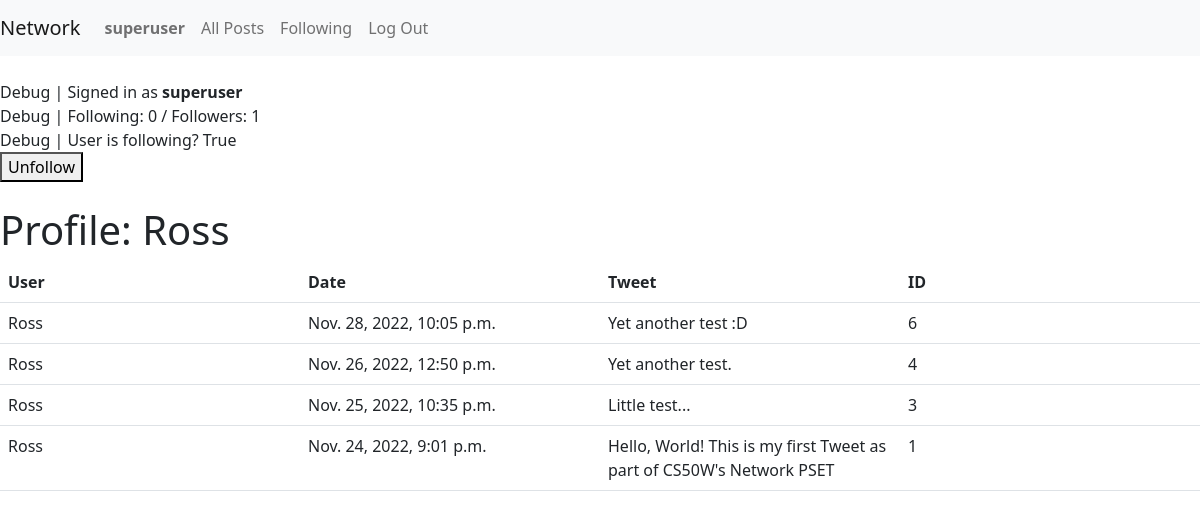
The app's page /profile/1 (signed in) with its own data.
### network/models.py (models this page shows)
class User(AbstractUser):
    pass

class Tweet(models.Model):
    author = models.ForeignKey(User, on_delete=models.CASCADE)
    tweetText = models.CharField(max_length=255)
    posted = models.DateTimeField(auto_now_add=True)
    def __str__(self):
        return f"{self.author}{self.tweetText}"

### network/views.py (the view)
# urls.py: path("profile/<int:user_id>", views.profile, name="profile"),
def profile(request, user_id):
    profile = User.objects.get(id=user_id)
    if Follow.objects.filter(user=user_id, followed_by=request.user).exists():
        print("ya")
        following_status = True
    else:
        print("na")
        following_status = False
    followList = []
    following = request.user.following.all()
    for x in following:
        followList.append(x.user.id)
    profile = User.objects.get(id=user_id)
    if profile.id in followList:
        print("You are following")
    else:
        print("You are NOT following")
    tweets = Tweet.objects.filter(author=user_id).order_by('-posted')
    print(tweets)
    return render(request, "network/profile.html", {
        "x": profile.username,
        "tweets": tweets,
        "following": profile.following.all().count(),
        "followedBy": Follow.objects.filter(user=user_id).count(),
        "following_status": following_status
    })

### network/templates/network/profile.html (shortened to what this page needs)
{% extends "network/layout.html" %}
{% block body %}
<br>
Debug | Signed in as <strong>{{ user.username }}</strong>
<br>
Debug | Following: {{ following }} / Followers: {{ followedBy }}
<br>
Debug | User is following? {{ following_status }}
<br>
{% if following_status == True %}
<button type="button" onclick="followUnfollow()">Unfollow</button>
{% elif following_status == False %}
<button type="button" onclick="followUnfollow()">Follow</button>
{% endif %}
<br>
<br>
<h1>Profile: {{x}}</h1>
<table class="table">
  <thead>
  <tr>
    <th>User</th>
    <th>Date</th>
    <th>Tweet</th>
    <th>ID</th>
</tr>
</thead>
{% for tweet in tweets %}
<tr>
  <td>{{tweet.author}}</td>
  <td>{{tweet.posted}}</td>
  <td>{{tweet.tweetText}}</td>
  <td>{{tweet.id}}</td>
  </tr>
  {% endfor %}
</table>
{% endblock %}

### network/templates/network/layout.html (shortened to what this page needs)
{% load static %}
<!DOCTYPE html>
<html lang="en">
    <head>
            <link href="https://cdn.jsdelivr.net/npm/bootstrap@5.2.3/dist/css/bootstrap.min.css" rel="stylesheet">
            <link rel="stylesheet" href="{% static 'network/styles.css' %}"/>
    </head>
    <body>
        <nav class="navbar navbar-expand-lg navbar-light bg-light">
            <a class="navbar-brand" href="{% url 'index' %}">Network</a>
            <div>
              <ul class="navbar-nav mr-auto">
                {% if user.is_authenticated %}
                    <li class="nav-item">
                        <a class="nav-link" href="{% url 'profile' user_id=user.id%}"><strong>{{ user.username }}</strong></a>
                    </li>
                {% endif %}
                <li class="nav-item">
                  <a class="nav-link" href="{% url 'allPosts' %}">All Posts</a>
                </li>
                {% if user.is_authenticated %}
                    <li class="nav-item">
                        <a class="nav-link" href="{% url 'following' %}">Following</a>
                    </li>
                    <li class="nav-item">
                        <a class="nav-link" href="{% url 'logout' %}">Log Out</a>
                    </li>
                {% endif %}
              </ul>
            </div>
          </nav>
        <div class="body">
            {% block body %}
            {% endblock %}
        </div>
    </body>
</html>

### network/static/network/styles.css (style rules this page uses)
table { table-layout:fixed; }

### records on screen
User: username "superuser"
User: username "Ross"
Tweet: author "Ross", posted "Nov. 28, 2022, 10:05 p.m.", tweetText "Yet another test :D", id "6"
Tweet: author "Ross", posted "Nov. 26, 2022, 12:50 p.m.", tweetText "Yet another test.", id "4"
Tweet: author "Ross", posted "Nov. 25, 2022, 10:35 p.m.", tweetText "Little test...", id "3"
Tweet: author "Ross", posted "Nov. 24, 2022, 9:01 p.m.", tweetText "Hello, World! This is my first Tweet as part of CS50W's Network PSET", id "1"

### other values on screen
{{ following }} "0"
{{ followedBy }} "1"
{{ following_status }} "True"
